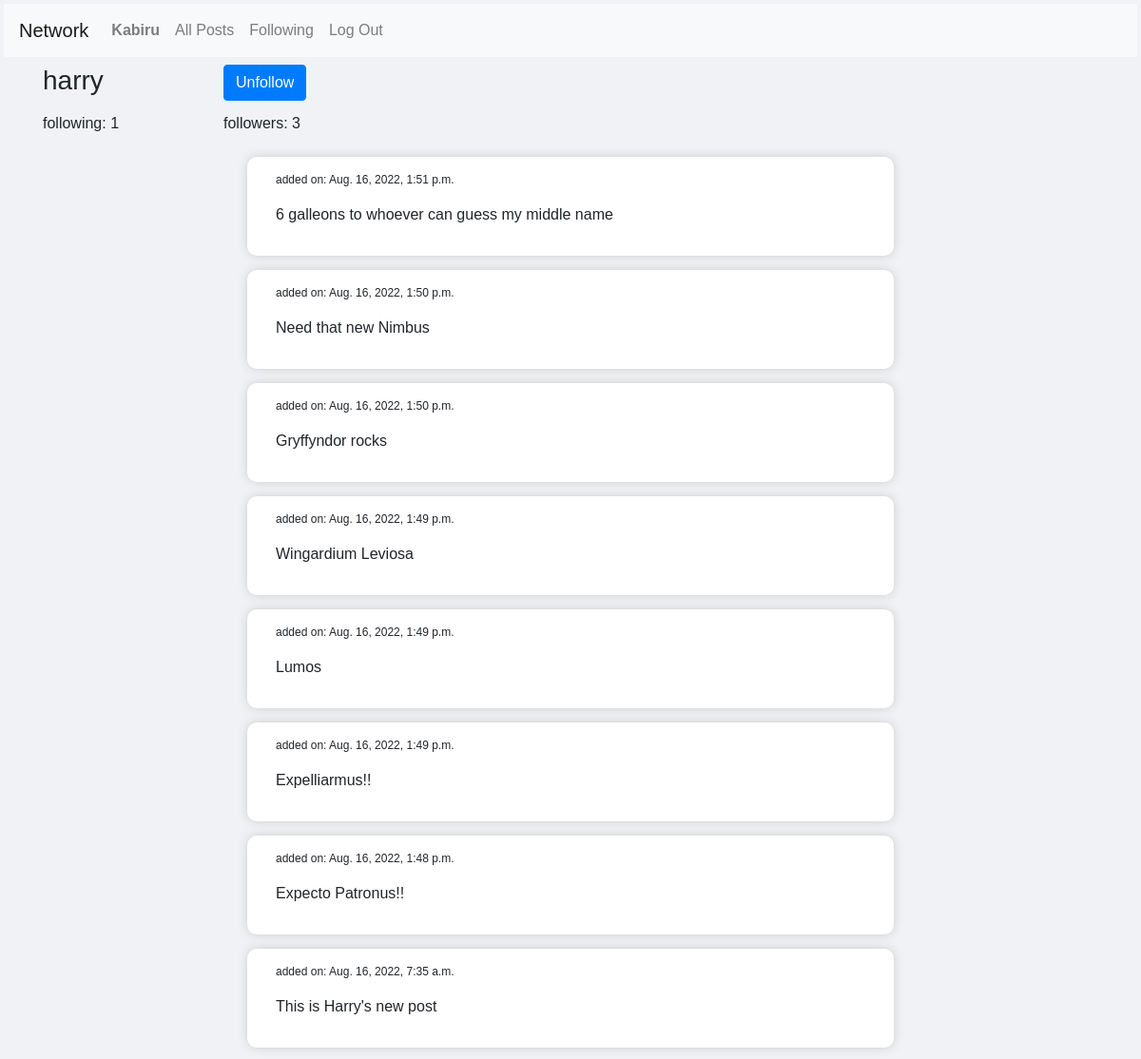
Screenshot of /user/harry (signed in) with the database file from the repository.
### network/models.py (models this page shows, shortened)
class User(AbstractUser):
    followers = models.ManyToManyField('self', symmetrical=False, blank=True, related_name='user_followers')
    def count_followers(self):
        return self.followers.count()
    def count_following(self):
        return User.objects.filter(followers=self).count()

class Post(models.Model):
    id = models.AutoField(primary_key=True)
    user = models.ForeignKey(User, on_delete=models.CASCADE)
    addedOn = models.DateTimeField(auto_now_add=True)
    content = models.CharField(max_length=500)
    liked_by = models.ManyToManyField(User, symmetrical=False, blank=True, related_name="users_liked")
    class Meta:
        ordering = ['-addedOn']

### network/views.py (the view, shortened to what this page needs)
# urls.py: path("user/<str:user_name>", views.user_view, name="user_page"),
def user_view(request, user_name):
    user_profile = User.objects.get(username=user_name)
    current_user = request.user
    follow_button_visibility = request.user.is_authenticated and request.user.username != user_name
    if current_user in user_profile.followers.all():
        follow_text = 'Unfollow'
    else:
        follow_text = 'Follow'
    followers_count = user_profile.count_followers()
    following_count = user_profile.count_following()
    context = {
        'user_name': user_name,
        'following': following_count,
        'followers': followers_count,
        'posts': Post.objects.filter(user__username=user_name),
        'follow_button_visible': follow_button_visibility,
        'follow_text': follow_text
    }
    return render(request, 'network/user_view.html', context)

### network/templates/network/user_view.html (shortened to what this page needs)
{% extends "network/index.html" %}
{% block body %}
    <div class="container">
        <div class="row my-2">
            <div class="col-2"><h3>{{ user_name }}</h3></div>
            <div class="col-1">
                {% if follow_button_visible %}
                    <form action="" method="post">
                    <input class="btn btn-primary" type="submit" name="follow-button" value="{{ follow_text }}">
                </form>
                {% endif %}
            </div>
        </div>
        <div class="row my-2">
            <div class="col-2">following: {{ following }}</div>
            <div class="col-2">followers: {{ followers }}</div>
        </div>
        <div class="row my-2">
            <div class="col">
                {% for post in posts %}
                    <div class="post-wrap-card">
                        <div class="col">
                            <p class="font-weight-light" style="font-size: 12px">added on: {{ post.addedOn }}</p>
                            <p>{{ post.content }}</p>
                        </div>
                    </div>
                {% endfor %}
            </div>
        </div>
    </div>
{% endblock %}

### network/templates/network/layout.html (shortened to what this page needs)
{% load static %}
<!DOCTYPE html>
<html lang="en">
    <head>
        <link rel="stylesheet" href="https://stackpath.bootstrapcdn.com/bootstrap/4.4.1/css/bootstrap.min.css">
        <link href="{% static 'network/styles.css' %}" rel="stylesheet">
        <link href="{% static 'fontawesomefree/css/fontawesome.css' %}" rel="stylesheet" type="text/css">
        <link href="{% static 'fontawesomefree/css/solid.css' %}" rel="stylesheet" type="text/css">
    </head>
    <body>
        <nav class="navbar navbar-expand-lg navbar-light bg-light">
            <a class="navbar-brand" href="{% url 'index' %}">Network</a>
            <div>
              <ul class="navbar-nav mr-auto">
                {% if user.is_authenticated %}
                    <li class="nav-item">
                        <a class="nav-link" href=""><strong>{{ user.username }}</strong></a>
                    </li>
                {% endif %}
                <li class="nav-item">
                  <a class="nav-link" href="{% url 'index' %}">All Posts</a>
                </li>
                {% if user.is_authenticated %}
                    <li class="nav-item">
                        <a class="nav-link" href="{% url 'following' %}">Following</a>
                    </li>
                    <li class="nav-item">
                        <a class="nav-link" href="{% url 'logout' %}">Log Out</a>
                    </li>
                {% endif %}
              </ul>
            </div>
          </nav>
        <div class="body">
            {% block body %}
            {% endblock %}
        </div>
    </body>
</html>

### network/templates/network/layout.html (style rules this page uses)
body { margin:2px; padding:2px; font-family: 'Trebuchet MS', 'Lucida Sans Unicode', 'Lucida Grande', 'Lucida Sans', Arial, sans-serif; background-color: #F0F2F5; }
.post-wrap-card { margin:auto; margin-top: 15px; padding: 15px; border-radius: 10px; background: white; box-shadow: 0px 0px 12px -2px rgba(173,173,173,0.8); max-width: 680px; }

### rows the page displays
User: username "Kabiru"
User: username "harry"
Post: addedOn "Aug. 16, 2022, 1:51 p.m.", content "6 galleons to whoever can guess my middle name"
Post: addedOn "Aug. 16, 2022, 1:50 p.m.", content "Need that new Nimbus"
Post: addedOn "Aug. 16, 2022, 1:50 p.m.", content "Gryffyndor rocks"
Post: addedOn "Aug. 16, 2022, 1:49 p.m.", content "Wingardium Leviosa"
Post: addedOn "Aug. 16, 2022, 1:49 p.m.", content "Lumos"
Post: addedOn "Aug. 16, 2022, 1:49 p.m.", content "Expelliarmus!!"
Post: addedOn "Aug. 16, 2022, 1:48 p.m.", content "Expecto Patronus!!"
Post: addedOn "Aug. 16, 2022, 7:35 a.m.", content "This is Harry's new post"

### other values shown
{{ following }} "1"
{{ followers }} "3"
